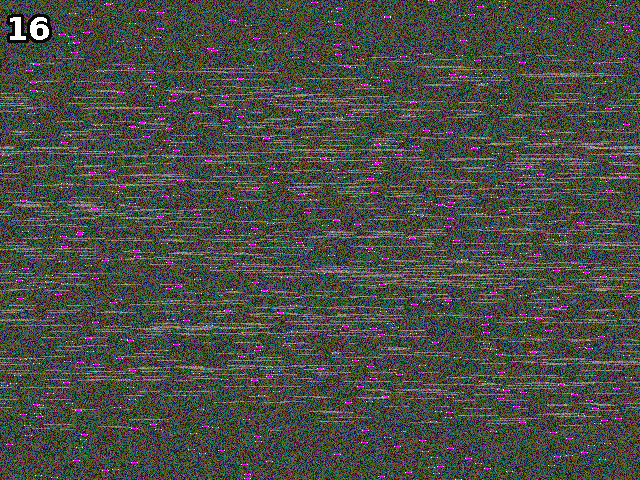
#> input picture Data/mozart.gif, 640 x 480 px
$ python 17_mozart.py
#> lines starting #> are read from the running program, lines starting #| are printed output that depends on the picture
import numpy as np
from PIL import Image

image = Image.open("Data/mozart.gif")
#> image is the input picture: PIL image 640x480 P; mean R, G, B 74.6, 76.9, 70.2
# print(max(enumerate(image.histogram()), key=lambda x: x[1]))
tmp = image.copy()
tmp.frombytes(bytes([195] * (tmp.height * tmp.width)))
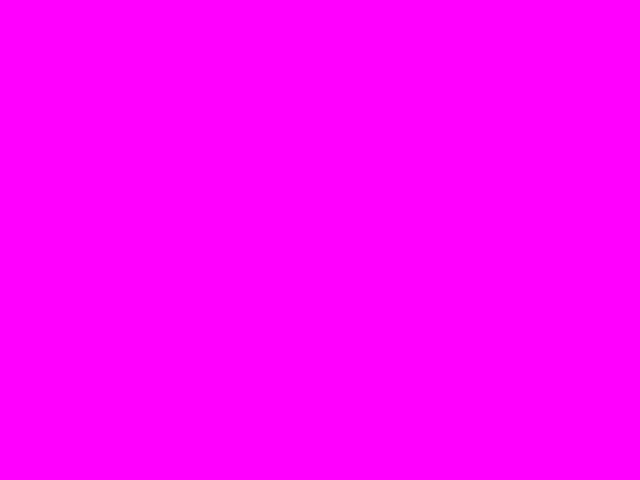
#> tmp: PIL image 640x480 P; mean R, G, B 255, 0, 255
# [6 lines of commented-out code are left out]

print([x for x in image.histogram() if x % image.height == 0 and x != 0])
#| [2400]
print(image.histogram().index(2400))
#| 195
shifted = [bytes(np.roll(row, -row.tolist().index(195)).tolist()) for row in np.array(image)]
#> shifted = 480 items
print(shifted)
#> (printed output is left out)
Image.frombytes(image.mode, image.size, b"".join(shifted)).show()
